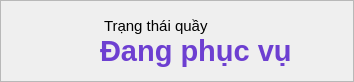
  <widget class="QFrame" name="cardTrangThaiQuay">
   <property name="geometry">
    <rect>
     <x>1150</x>
     <y>90</y>
     <width>354</width>
     <height>82</height>
    </rect>
   </property>
   <property name="frameShape">
    <enum>QFrame::Shape::StyledPanel</enum>
   </property>
   <widget class="QLabel" name="cardTrangThaiQuayImage">
    <property name="geometry">
     <rect>
      <x>22</x>
      <y>15</y>
      <width>52</width>
      <height>52</height>
     </rect>
    </property>
    <property name="minimumSize">
     <size>
      <width>48</width>
      <height>48</height>
     </size>
    </property>
    <property name="font">
     <font>
      <family>Segoe UI</family>
      <pointsize>11</pointsize>
      <bold>false</bold>
     </font>
    </property>
    <property name="styleSheet">
     <string notr="true">from PySide6.QtGui import QPixmap
from PySide6.QtCore import Qt

pix = QPixmap(&quot;assets/icons/customer.png&quot;)

self.lblImgKhachDangPhucVu.setPixmap(
    pix.scaled(
        32,
        32,
        Qt.KeepAspectRatio,
        Qt.SmoothTransformation
    )
)
</string>
    </property>
    <property name="text">
     <string/>
    </property>
    <property name="pixmap">
     <pixmap>../images/thoigiantb.png</pixmap>
    </property>
    <property name="scaledContents">
     <bool>true</bool>
    </property>
    <property name="alignment">
     <set>Qt::AlignmentFlag::AlignCenter</set>
    </property>
    <property name="class" stdset="0">
     <string>imageSlot</string>
    </property>
   </widget>
   <widget class="QLabel" name="cardTrangThaiQuayTitle">
    <property name="geometry">
     <rect>
      <x>104</x>
      <y>14</y>
      <width>220</width>
      <height>24</height>
     </rect>
    </property>
    <property name="font">
     <font>
      <family>Segoe UI</family>
      <pointsize>11</pointsize>
      <bold>false</bold>
     </font>
    </property>
    <property name="text">
     <string>Trạng thái quầy</string>
    </property>
   </widget>
   <widget class="QLabel" name="lblTrangThai">
    <property name="geometry">
     <rect>
      <x>100</x>
      <y>30</y>
      <width>220</width>
      <height>41</height>
     </rect>
    </property>
    <property name="font">
     <font>
      <pointsize>22</pointsize>
      <bold>true</bold>
     </font>
    </property>
    <property name="styleSheet">
     <string notr="true">color:#6d3fd1;</string>
    </property>
    <property name="text">
     <string>Đang phục vụ</string>
    </property>
   </widget>
  </widget>
